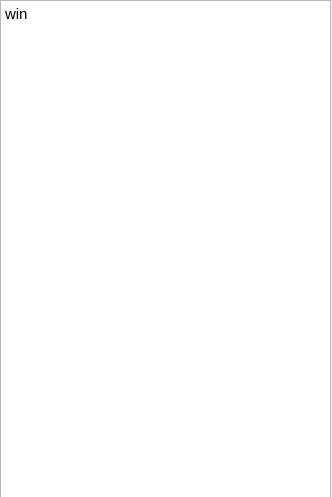
<?xml version="1.0" encoding="UTF-8"?>
<ui version="4.0">
 <class>win</class>
 <widget class="QDialog" name="win">
  <property name="geometry">
   <rect>
    <x>0</x>
    <y>0</y>
    <width>332</width>
    <height>497</height>
   </rect>
  </property>
  <property name="windowTitle">
   <string>Dialog</string>
  </property>
  <widget class="QTextEdit" name="textEdit">
   <property name="geometry">
    <rect>
     <x>0</x>
     <y>0</y>
     <width>331</width>
     <height>501</height>
    </rect>
   </property>
   <property name="html">
    <string>&lt;!DOCTYPE HTML PUBLIC &quot;-//W3C//DTD HTML 4.0//EN&quot; &quot;http://www.w3.org/TR/REC-html40/strict.dtd&quot;&gt;
&lt;html&gt;&lt;head&gt;&lt;meta name=&quot;qrichtext&quot; content=&quot;1&quot; /&gt;&lt;style type=&quot;text/css&quot;&gt;
p, li { white-space: pre-wrap; }
&lt;/style&gt;&lt;/head&gt;&lt;body style=&quot; font-family:'Ubuntu'; font-size:11pt; font-weight:400; font-style:normal;&quot;&gt;
&lt;p style=&quot; margin-top:0px; margin-bottom:0px; margin-left:0px; margin-right:0px; -qt-block-indent:0; text-indent:0px;&quot;&gt;win&lt;/p&gt;&lt;/body&gt;&lt;/html&gt;</string>
   </property>
  </widget>
 </widget>
 <resources/>
 <connections/>
</ui>
